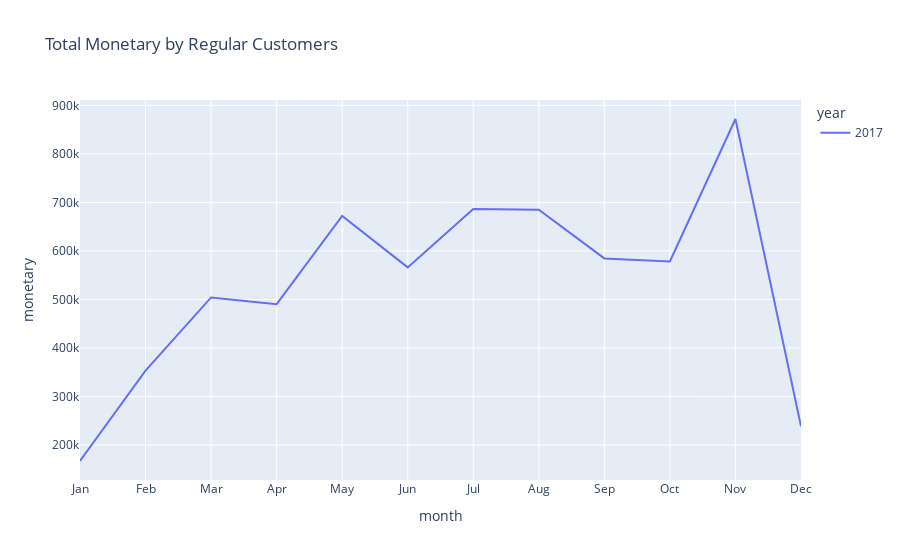

This figure's notebook cell:
### Markdown cell above
**Reason Exclude 2016 the company data are so few**

### Code cell
px.line(agg, x="month" , y="monetary", color = 'year', line_group = 'year', title = 'Total Monetary by Regular Customers')

### Figure 1 — Plotly figure (JSON) as saved in the notebook; plotly's stock layout.template omitted (floating-point values rounded to 4 significant figures)
{"data": [{"hovertemplate": "year=2017<br>month=%{x}<br>monetary=%{y}<extra></extra>", "legendgroup": "2017", "line": {"color": "#636efa", "dash": "solid"}, "marker": {"symbol": "circle"}, "mode": "lines", "name": "2017", "orientation": "v", "showlegend": true, "type": "scatter", "x": ["Jan", "Feb", "Mar", "Apr", "May", "Jun", "Jul", "Aug", "Sep", "Oct", "Nov", "Dec"], "xaxis": "x", "y": [167000.0, 353400.0, 504100.0, 490200.0, 672100.0, 566100.0, 686300.0, 685000.0, 584600.0, 578200.0, 872000.0, 238600.0], "yaxis": "y"}], "layout": {"legend": {"title": {"text": "year"}, "tracegroupgap": 0}, "title": {"text": "Total Monetary by Regular Customers"}, "xaxis": {"anchor": "y", "domain": [0, 1], "title": {"text": "month"}}, "yaxis": {"anchor": "x", "domain": [0, 1], "title": {"text": "monetary"}}}}
